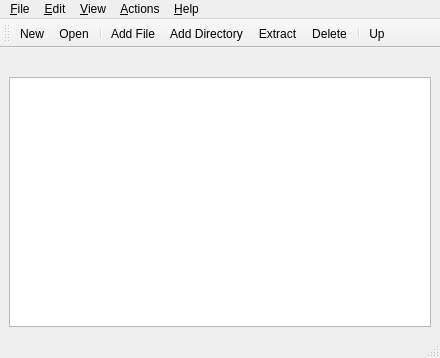
<?xml version="1.0" encoding="UTF-8"?>
<ui version="4.0">
 <class>Main</class>
 <widget class="QMainWindow" name="Main">
  <property name="geometry">
   <rect>
    <x>0</x>
    <y>0</y>
    <width>440</width>
    <height>358</height>
   </rect>
  </property>
  <property name="windowTitle">
   <string notr="true">QtArc</string>
  </property>
  <widget class="QWidget" name="centralwidget">
   <layout class="QVBoxLayout" name="verticalLayout">
    <item>
     <widget class="QLabel" name="address"/>
    </item>
    <item>
     <widget class="QListView" name="treeView">
      <property name="isWrapping" stdset="0">
       <bool>true</bool>
      </property>
     </widget>
    </item>
   </layout>
  </widget>
  <widget class="QMenuBar" name="menubar">
   <property name="geometry">
    <rect>
     <x>0</x>
     <y>0</y>
     <width>440</width>
     <height>20</height>
    </rect>
   </property>
   <widget class="QMenu" name="menu_File">
    <property name="title">
     <string>&amp;File</string>
    </property>
    <addaction name="action_FileNew"/>
    <addaction name="action_FileOpen"/>
    <addaction name="action_FileSaveAs"/>
    <addaction name="separator"/>
    <addaction name="action_FileProperties"/>
    <addaction name="separator"/>
    <addaction name="action_Exit"/>
   </widget>
   <widget class="QMenu" name="menu_Edit">
    <property name="title">
     <string>&amp;Edit</string>
    </property>
    <addaction name="action_EditCut"/>
    <addaction name="action_EditCopy"/>
    <addaction name="action_EditPaste"/>
    <addaction name="separator"/>
    <addaction name="action_EditSelectAll"/>
    <addaction name="action_EditDeselect"/>
   </widget>
   <widget class="QMenu" name="menu_Help">
    <property name="title">
     <string>&amp;Help</string>
    </property>
    <addaction name="action_HelpAbout"/>
    <addaction name="action_HelpAboutQt"/>
   </widget>
   <widget class="QMenu" name="menu_Actions">
    <property name="title">
     <string>&amp;Actions</string>
    </property>
    <addaction name="action_AddFile"/>
    <addaction name="action_AddDirectory"/>
    <addaction name="action_Extract"/>
    <addaction name="action_Delete"/>
   </widget>
   <widget class="QMenu" name="menu_View">
    <property name="title">
     <string>&amp;View</string>
    </property>
    <addaction name="action_ViewTree"/>
    <addaction name="action_ViewTable"/>
    <addaction name="action_ViewIcons"/>
    <addaction name="action_ViewColumns"/>
   </widget>
   <addaction name="menu_File"/>
   <addaction name="menu_Edit"/>
   <addaction name="menu_View"/>
   <addaction name="menu_Actions"/>
   <addaction name="menu_Help"/>
  </widget>
  <widget class="QStatusBar" name="statusbar"/>
  <widget class="QToolBar" name="toolBar">
   <property name="windowTitle">
    <string>ToolBar</string>
   </property>
   <attribute name="toolBarArea">
    <enum>TopToolBarArea</enum>
   </attribute>
   <attribute name="toolBarBreak">
    <bool>false</bool>
   </attribute>
   <addaction name="action_FileNew"/>
   <addaction name="action_FileOpen"/>
   <addaction name="separator"/>
   <addaction name="action_AddFile"/>
   <addaction name="action_AddDirectory"/>
   <addaction name="action_Extract"/>
   <addaction name="action_Delete"/>
   <addaction name="separator"/>
   <addaction name="action_Up"/>
  </widget>
  <action name="action_FileNew">
   <property name="icon">
    <iconset resource="../pyqtarc.qrc">
     <normaloff>:/icons/icons/24x24/document-new.png</normaloff>:/icons/icons/24x24/document-new.png</iconset>
   </property>
   <property name="text">
    <string>&amp;New</string>
   </property>
   <property name="shortcut">
    <string notr="true">Ctrl+N</string>
   </property>
   <property name="iconVisibleInMenu">
    <bool>true</bool>
   </property>
  </action>
  <action name="action_FileOpen">
   <property name="icon">
    <iconset resource="../pyqtarc.qrc">
     <normaloff>:/icons/icons/24x24/document-open.png</normaloff>:/icons/icons/24x24/document-open.png</iconset>
   </property>
   <property name="text">
    <string>&amp;Open...</string>
   </property>
   <property name="shortcut">
    <string notr="true">Ctrl+O</string>
   </property>
   <property name="iconVisibleInMenu">
    <bool>true</bool>
   </property>
  </action>
  <action name="action_FileSaveAs">
   <property name="icon">
    <iconset resource="../pyqtarc.qrc">
     <normaloff>:/icons/icons/24x24/document-save-as.png</normaloff>:/icons/icons/24x24/document-save-as.png</iconset>
   </property>
   <property name="text">
    <string>Save &amp;As...</string>
   </property>
   <property name="shortcut">
    <string notr="true">Ctrl+S</string>
   </property>
   <property name="iconVisibleInMenu">
    <bool>true</bool>
   </property>
  </action>
  <action name="action_Extract">
   <property name="icon">
    <iconset resource="../pyqtarc.qrc">
     <normaloff>:/icons/icons/24x24/extract-archive.png</normaloff>:/icons/icons/24x24/extract-archive.png</iconset>
   </property>
   <property name="text">
    <string>&amp;Extract</string>
   </property>
   <property name="shortcut">
    <string notr="true">Ctrl+E</string>
   </property>
   <property name="iconVisibleInMenu">
    <bool>true</bool>
   </property>
  </action>
  <action name="action_FileProperties">
   <property name="icon">
    <iconset resource="../pyqtarc.qrc">
     <normaloff>:/icons/icons/24x24/document-properties.png</normaloff>:/icons/icons/24x24/document-properties.png</iconset>
   </property>
   <property name="text">
    <string>&amp;Properties</string>
   </property>
   <property name="shortcut">
    <string notr="true">Ctrl+P</string>
   </property>
   <property name="iconVisibleInMenu">
    <bool>true</bool>
   </property>
  </action>
  <action name="action_Exit">
   <property name="text">
    <string>E&amp;xit</string>
   </property>
   <property name="shortcut">
    <string notr="true">Ctrl+Q</string>
   </property>
   <property name="iconVisibleInMenu">
    <bool>true</bool>
   </property>
  </action>
  <action name="action_AddFile">
   <property name="icon">
    <iconset resource="../pyqtarc.qrc">
     <normaloff>:/icons/icons/24x24/add-files-to-archive.png</normaloff>:/icons/icons/24x24/add-files-to-archive.png</iconset>
   </property>
   <property name="text">
    <string>Add &amp;File</string>
   </property>
   <property name="shortcut">
    <string notr="true">Ctrl+F</string>
   </property>
   <property name="iconVisibleInMenu">
    <bool>true</bool>
   </property>
  </action>
  <action name="action_AddDirectory">
   <property name="icon">
    <iconset resource="../pyqtarc.qrc">
     <normaloff>:/icons/icons/24x24/add-folder-to-archive.png</normaloff>:/icons/icons/24x24/add-folder-to-archive.png</iconset>
   </property>
   <property name="text">
    <string>Add &amp;Directory</string>
   </property>
   <property name="shortcut">
    <string notr="true">Ctrl+D</string>
   </property>
   <property name="iconVisibleInMenu">
    <bool>true</bool>
   </property>
  </action>
  <action name="action_EditCut">
   <property name="icon">
    <iconset resource="../pyqtarc.qrc">
     <normaloff>:/icons/icons/24x24/edit-cut.png</normaloff>:/icons/icons/24x24/edit-cut.png</iconset>
   </property>
   <property name="text">
    <string>Cut</string>
   </property>
   <property name="shortcut">
    <string notr="true">Ctrl+X</string>
   </property>
   <property name="iconVisibleInMenu">
    <bool>true</bool>
   </property>
  </action>
  <action name="action_EditCopy">
   <property name="icon">
    <iconset resource="../pyqtarc.qrc">
     <normaloff>:/icons/icons/24x24/edit-copy.png</normaloff>:/icons/icons/24x24/edit-copy.png</iconset>
   </property>
   <property name="text">
    <string>&amp;Copy</string>
   </property>
   <property name="shortcut">
    <string notr="true">Ctrl+C</string>
   </property>
   <property name="iconVisibleInMenu">
    <bool>true</bool>
   </property>
  </action>
  <action name="action_EditPaste">
   <property name="icon">
    <iconset resource="../pyqtarc.qrc">
     <normaloff>:/icons/icons/24x24/edit-paste.png</normaloff>:/icons/icons/24x24/edit-paste.png</iconset>
   </property>
   <property name="text">
    <string>Paste</string>
   </property>
   <property name="shortcut">
    <string notr="true">Ctrl+V</string>
   </property>
   <property name="iconVisibleInMenu">
    <bool>true</bool>
   </property>
  </action>
  <action name="action_Delete">
   <property name="icon">
    <iconset resource="../pyqtarc.qrc">
     <normaloff>:/icons/icons/24x24/edit-delete.png</normaloff>:/icons/icons/24x24/edit-delete.png</iconset>
   </property>
   <property name="text">
    <string>Delete</string>
   </property>
   <property name="shortcut">
    <string notr="true">Del</string>
   </property>
   <property name="iconVisibleInMenu">
    <bool>true</bool>
   </property>
  </action>
  <action name="action_HelpAbout">
   <property name="icon">
    <iconset resource="../pyqtarc.qrc">
     <normaloff>:/icons/icons/24x24/help-about.png</normaloff>:/icons/icons/24x24/help-about.png</iconset>
   </property>
   <property name="text">
    <string>About</string>
   </property>
   <property name="shortcut">
    <string notr="true"/>
   </property>
   <property name="iconVisibleInMenu">
    <bool>true</bool>
   </property>
  </action>
  <action name="action_HelpAboutQt">
   <property name="text">
    <string>AboutQt</string>
   </property>
   <property name="shortcut">
    <string notr="true"/>
   </property>
  </action>
  <action name="action_EditSelectAll">
   <property name="text">
    <string>Select All</string>
   </property>
   <property name="shortcut">
    <string notr="true">Ctrl+A</string>
   </property>
   <property name="iconVisibleInMenu">
    <bool>true</bool>
   </property>
  </action>
  <action name="action_EditDeselect">
   <property name="text">
    <string>Deselect</string>
   </property>
   <property name="shortcut">
    <string notr="true">Ctrl+Shift+A</string>
   </property>
   <property name="iconVisibleInMenu">
    <bool>true</bool>
   </property>
  </action>
  <action name="action_ViewTree">
   <property name="checkable">
    <bool>true</bool>
   </property>
   <property name="text">
    <string>T&amp;ree</string>
   </property>
  </action>
  <action name="action_ViewTable">
   <property name="checkable">
    <bool>true</bool>
   </property>
   <property name="text">
    <string>&amp;Table</string>
   </property>
  </action>
  <action name="action_ViewIcons">
   <property name="checkable">
    <bool>true</bool>
   </property>
   <property name="text">
    <string>&amp;Icons</string>
   </property>
  </action>
  <action name="action_ViewColumns">
   <property name="checkable">
    <bool>true</bool>
   </property>
   <property name="text">
    <string>&amp;Columns</string>
   </property>
  </action>
  <action name="action_Up">
   <property name="icon">
    <iconset resource="../pyqtarc.qrc">
     <normaloff>:/icons/icons/24x24/go-up.png</normaloff>:/icons/icons/24x24/go-up.png</iconset>
   </property>
   <property name="text">
    <string>Up</string>
   </property>
  </action>
 </widget>
 <resources>
  <include location="../pyqtarc.qrc"/>
 </resources>
 <connections>
  <connection>
   <sender>action_Exit</sender>
   <signal>triggered()</signal>
   <receiver>Main</receiver>
   <slot>close()</slot>
   <hints>
    <hint type="sourcelabel">
     <x>-1</x>
     <y>-1</y>
    </hint>
    <hint type="destinationlabel">
     <x>143</x>
     <y>126</y>
    </hint>
   </hints>
  </connection>
 </connections>
</ui>
